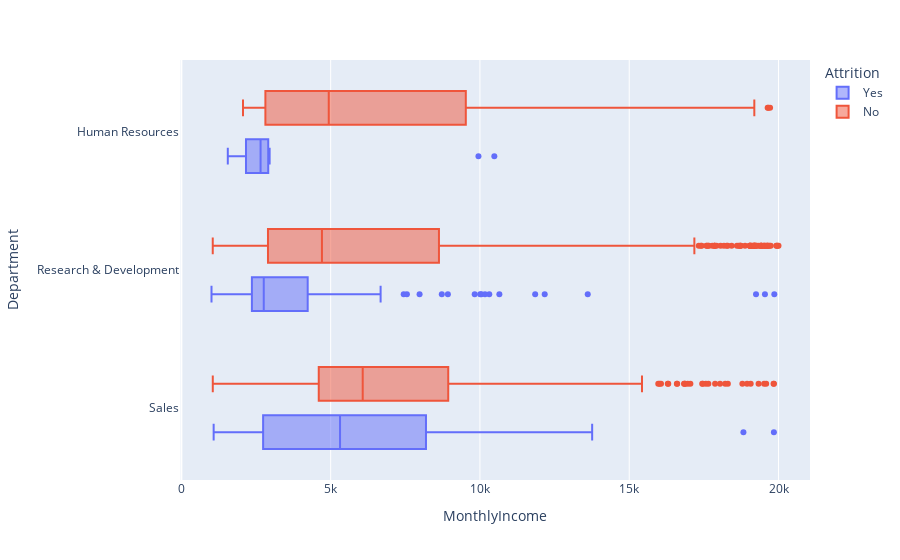

The notebook cell this image was saved under:
### Markdown cell above
**Pertanyaan Nomor 6**\
6. Bagaimana jika kita ingin membuat sebuah **boxplot** dengan cara memisahkan distribusi dari kolom `MonthlyIncome` berdasarkan departemen dan attrition?

### Code cell
# visualize
px.box(attrition,
      x = 'MonthlyIncome',
      y = 'Department',
      color = 'Attrition')

### Figure 1 — Plotly figure (JSON) as saved in the notebook; plotly's stock layout.template omitted (floating-point values rounded to 4 significant figures; data arrays with more than 128 entries replaced by an {"elided": "..."} marker saying what was removed)
{"data": [{"alignmentgroup": "True", "hovertemplate": "Attrition=Yes<br>MonthlyIncome=%{x}<br>Department=%{y}<extra></extra>", "legendgroup": "Yes", "marker": {"color": "#636efa"}, "name": "Yes", "notched": false, "offsetgroup": "Yes", "orientation": "h", "showlegend": true, "type": "box", "x": {"elided": "237 int values"}, "x0": " ", "xaxis": "x", "y": {"elided": "237 str values"}, "y0": " ", "yaxis": "y"}, {"alignmentgroup": "True", "hovertemplate": "Attrition=No<br>MonthlyIncome=%{x}<br>Department=%{y}<extra></extra>", "legendgroup": "No", "marker": {"color": "#EF553B"}, "name": "No", "notched": false, "offsetgroup": "No", "orientation": "h", "showlegend": true, "type": "box", "x": {"elided": "1233 int values"}, "x0": " ", "xaxis": "x", "y": {"elided": "1233 str values"}, "y0": " ", "yaxis": "y"}], "layout": {"boxmode": "group", "legend": {"title": {"text": "Attrition"}, "tracegroupgap": 0}, "margin": {"t": 60}, "xaxis": {"anchor": "y", "domain": [0, 1], "title": {"text": "MonthlyIncome"}}, "yaxis": {"anchor": "x", "domain": [0, 1], "title": {"text": "Department"}}}}
